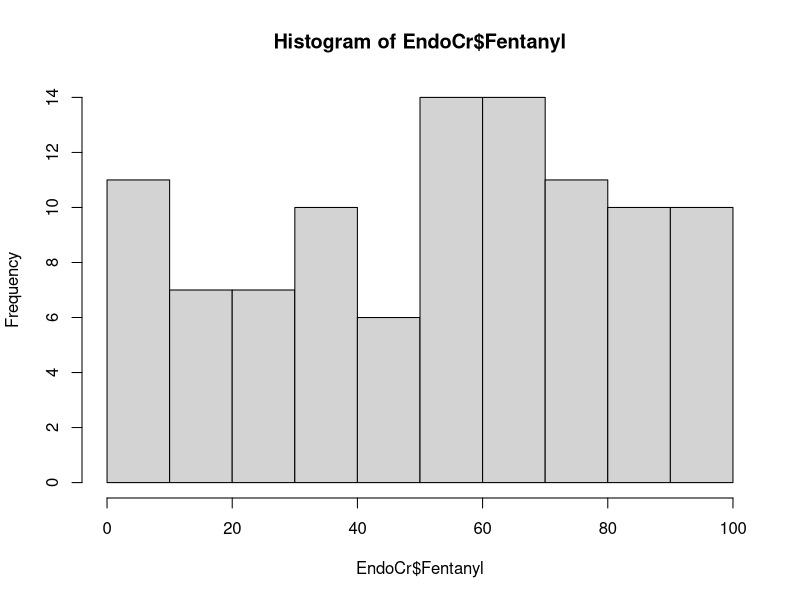
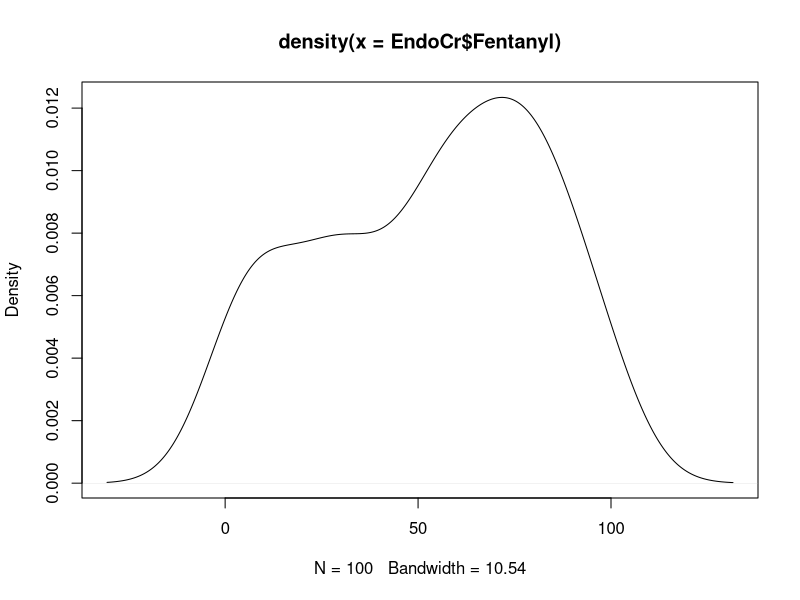
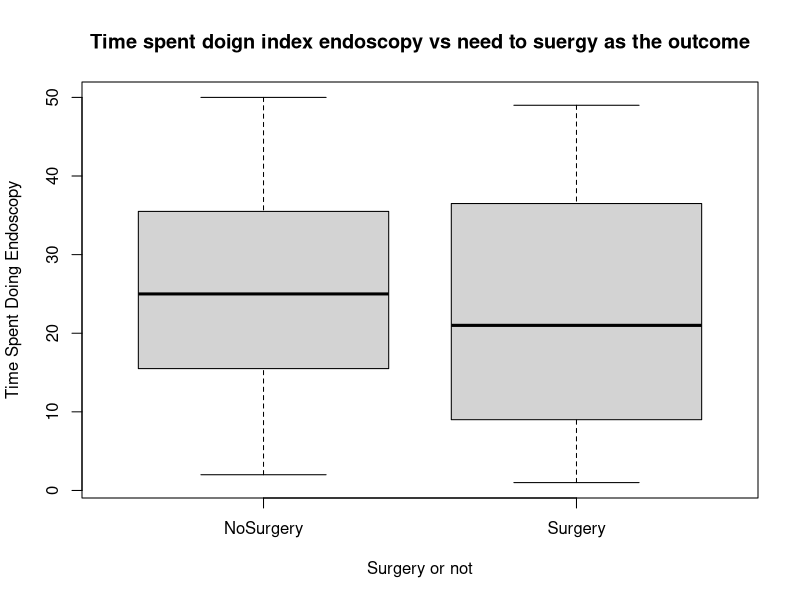

These charts were generated, in order, by the following R code:
## ---- chunk 1
knitr::opts_chunk$set(warning=FALSE, message=FALSE)
## ---- chunk 2
 Midazolam<-sample(1:10, 100, replace=TRUE)
 Fentanyl<-sample(1:100, 100, replace=TRUE)
 Age<-sample(1:100, 100, replace=TRUE)
 TimeSpentDoingEndoscopy<-sample(1:50, 100, replace=TRUE)
SurgeryorNoSurgery<-sample(c("Surgery","NoSurgery"), 100, replace = TRUE)
 EndoCr<-data.frame(Midazolam,Fentanyl,Age,TimeSpentDoingEndoscopy,SurgeryorNoSurgery,stringsAsFactors=F)
## ---- chunk 3
#If you want to specify the break sizes you just need to add the 'breaks' parameter:
hist(EndoCr$Fentanyl,breaks=10)

## ---- chunk 4
plot(density(EndoCr$Fentanyl))
## ---- chunk 5
boxplot(TimeSpentDoingEndoscopy ~ SurgeryorNoSurgery  , data = EndoCr,
        xlab = "Surgery or not", ylab = "Time Spent Doing Endoscopy",
        main = "Time spent doign index endoscopy vs need to suergy as the outcome"
)
